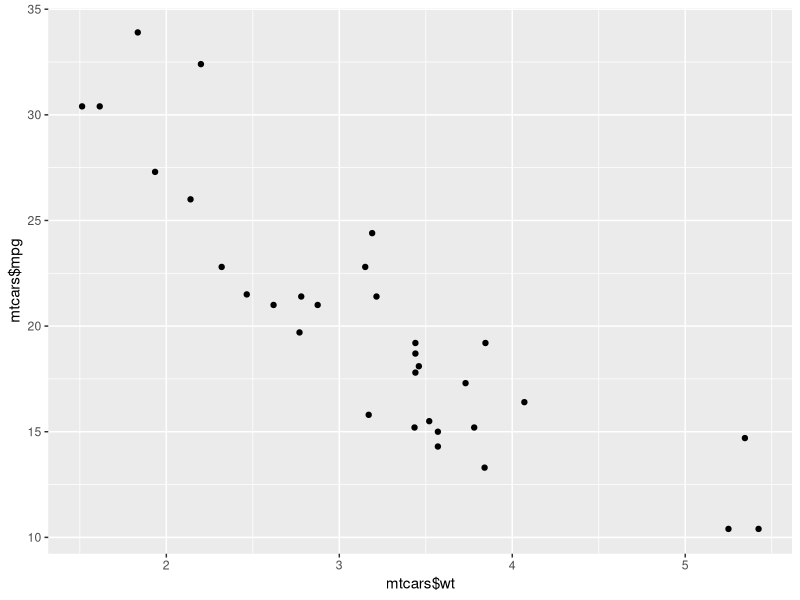

This chart was generated by the following R code:
## ---- chunk 1
# comment = NA turns off double hash marks on code outputs 
knitr::opts_chunk$set(echo = TRUE, warning = FALSE, message = FALSE, comment = NA, dev = 'pdf')
options(width = 120) # Make output wider so more code fits on a widescreen slide.


# This uses a 'size' option in knitr chunks and will change output size. eg {r size="tiny"}
def.chunk.hook  <- knitr::knit_hooks$get("chunk")
knitr::knit_hooks$set(chunk = function(x, options) {
  x <- def.chunk.hook(x, options)
  ifelse(options$size != "normalsize", paste0("\n \\", options$size,"\n\n", x, "\n\n \\normalsize"), x)
})


library(ggplot2)
# Transparent background for ggplot helps avoid overlapping the VT logo
theme_update(plot.background = element_rect(fill = "transparent",colour = NA))


# Other libraries can be imported here. 


## ---- chunk 2
# This output is normalsize and takes up space
head(mtcars)
## ---- chunk 3
# This output is footnotesize and takes up less space
head(mtcars)
## ---- chunk 4
# Code with {r fig.width = 6, fig.height = 2.25}
qplot(x = mtcars$wt, y = mtcars$mpg)
## ---- chunk 5
# Intentionally long output
head(mtcars, 18)
